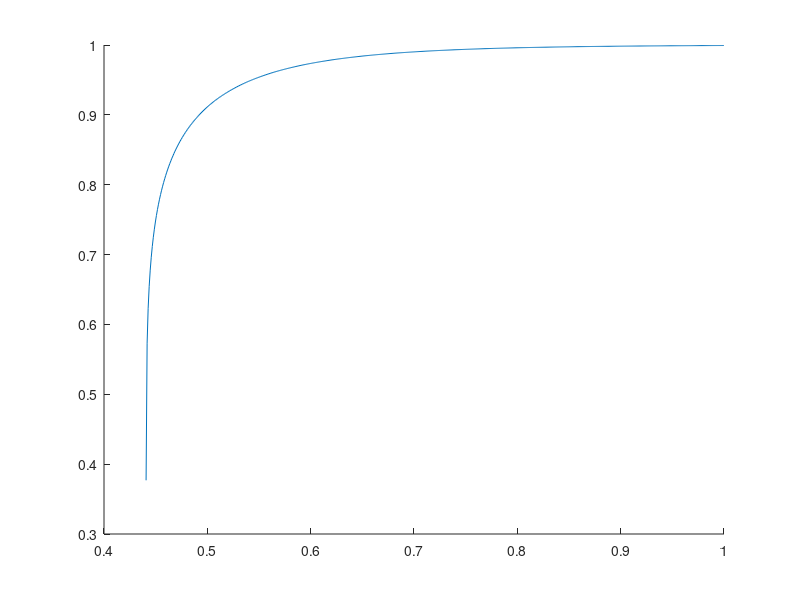

The MATLAB script that drew this image: (Note: this script raises an error after producing the figure.)
%%for T < Tc, we want the magnetization to follow the given curve

gamma = 1/2.269:0.001:1;
m_th = 1 - (sinh(2*gamma)).^-4;
m_th = m_th .^(.125);
figure()
hold on
plot(gamma, m_th)


%%now plot simulation results alongside
%mag is 5th row of each dump file, don't forget to measure the absolute magnetization
dumppath = 'C:/Users/Matthew/Dropbox/Code/class_mc/results/2D_Ising/dump';
g = [.45, .5, .55, .6, .65];
d = 100*exp(-2*g);
J = 100*g;
mags = zeros(1, 5);
for i = 1:5
	data = csvread(strcat(dumppath, num2str(i), '.csv'));
	mag = mean(abs(data(5, 2:end)));
	plot(g(i), mag, 'rx');
end